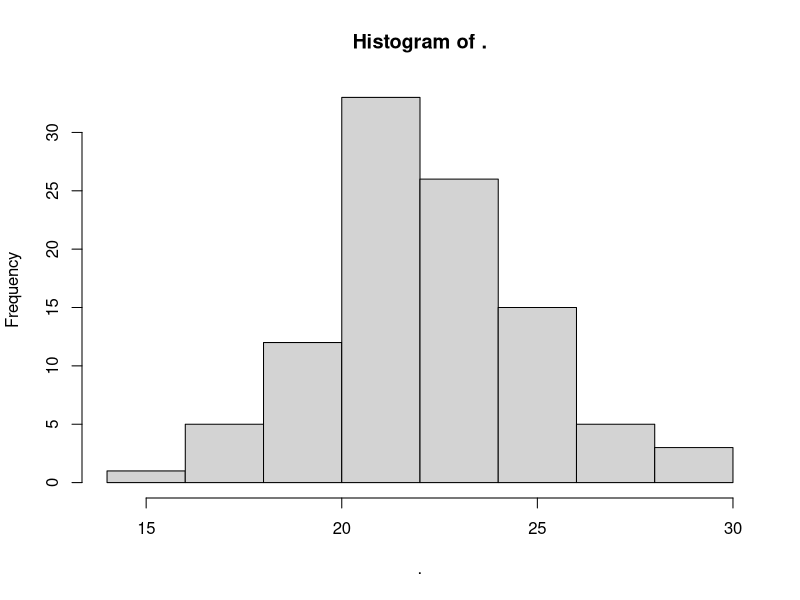

Write R code to recreate this figure.
library(igraph)


### Name: gsize
### Title: The size of the graph (number of edges)
### Aliases: gsize ecount

### ** Examples

g <- sample_gnp(100, 2/100)
gsize(g)

# Number of edges in a G(n,p) graph
replicate(100, sample_gnp(10, 1/2), simplify = FALSE) %>%
  vapply(gsize, 0) %>%
  hist()
